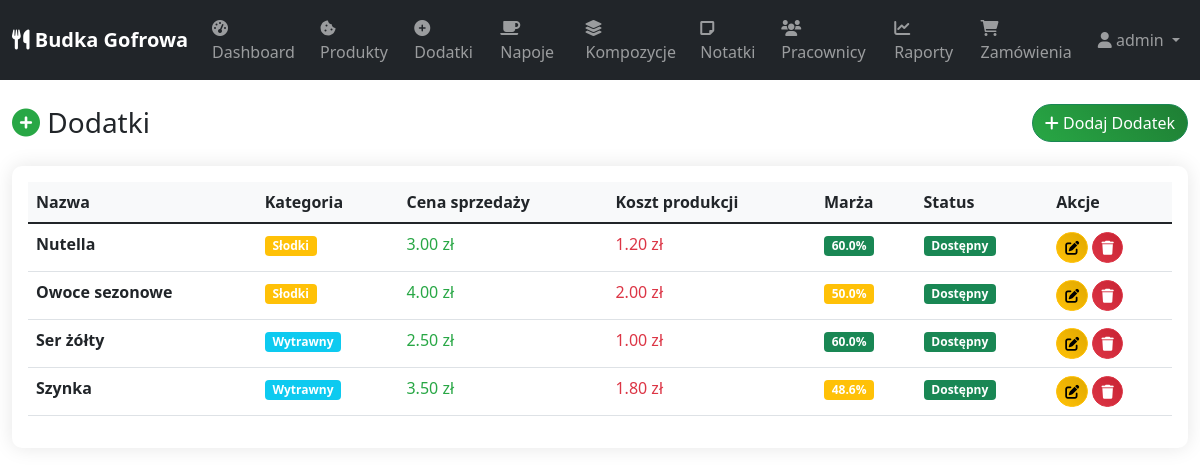
Screenshot of /dodatki (signed in) with the database file from the repository.
### app.py (models this page shows)
class User(UserMixin, db.Model):
    id = db.Column(db.Integer, primary_key=True)
    username = db.Column(db.String(100), unique=True, nullable=False)
    password_hash = db.Column(db.String(200), nullable=False)
    created_at = db.Column(db.DateTime, default=datetime.utcnow)

class Dodatek(db.Model):
    id = db.Column(db.Integer, primary_key=True)
    nazwa = db.Column(db.String(100), nullable=False)
    cena_sprzedazy = db.Column(db.Float, nullable=False)
    koszt_produkcji = db.Column(db.Float, nullable=False, default=0.0)  # Nowe pole
    kategoria = db.Column(db.String(50), default="standard")
    dostepny = db.Column(db.Boolean, default=True)
    created_at = db.Column(db.DateTime, default=datetime.utcnow)
    @property
    def marza(self):
        if self.cena_sprzedazy == 0:
            return 0
        return ((self.cena_sprzedazy - self.koszt_produkcji) / self.cena_sprzedazy) * 100

### app.py (the view)
@app.route('/dodatki')
@login_required
def lista_dodatkow():
    dodatki = Dodatek.query.all()
    return render_template('dodatki/lista.html', dodatki=dodatki)

### app.py (called while the page is built)
@login_manager.user_loader
def load_user(user_id):
    return User.query.get(int(user_id))

### templates/dodatki/lista.html (shortened to what this page needs)
{% extends "base.html" %}
{% block content %}
<div class="row">
    <div class="col-12">
        <div class="d-flex justify-content-between align-items-center mb-4">
            <h1 class="h3 mb-0">
                <i class="fas fa-plus-circle text-success"></i> Dodatki
            </h1>
            <button type="button" class="btn btn-success" data-bs-toggle="modal" data-bs-target="#dodatekModal">
                <i class="fas fa-plus"></i> Dodaj Dodatek
            </button>
        </div>
    </div>
</div>
<div class="row">
    <div class="col-12">
        <div class="card">
            <div class="card-body">
                {% if dodatki %}
                    <div class="table-responsive">
                        <table class="table table-hover">
                            <thead>
                                <tr>
                                    <th>Nazwa</th>
                                    <th>Kategoria</th>
                                    <th>Cena sprzedaży</th>
                                    <th>Koszt produkcji</th>
                                    <th>Marża</th>
                                    <th>Status</th>
                                    <th>Akcje</th>
                                </tr>
                            </thead>
                            <tbody>
                                {% for dodatek in dodatki %}
                                <tr>
                                    <td><strong>{{ dodatek.nazwa }}</strong></td>
                                    <td>
                                        <span class="badge {% if dodatek.kategoria == 'słodki' %}bg-warning{% elif dodatek.kategoria == 'wytrawny' %}bg-info{% else %}bg-secondary{% endif %}">
                                            {{ dodatek.kategoria|title }}
                                        </span>
                                    </td>
                                    <td class="text-success">{{ "%.2f"|format(dodatek.cena_sprzedazy) }} zł</td>
                                    <td class="text-danger">{{ "%.2f"|format(dodatek.koszt_produkcji) }} zł</td>
                                    <td>
                                        <span class="badge {% if dodatek.marza > 50 %}bg-success{% elif dodatek.marza > 30 %}bg-warning{% else %}bg-danger{% endif %}">
                                            {{ "%.1f"|format(dodatek.marza) }}%
                                        </span>
                                    </td>
                                    <td>
                                        {% if dodatek.dostepny %}
                                            <span class="badge bg-success">Dostępny</span>
                                        {% else %}
                                            <span class="badge bg-secondary">Niedostępny</span>
                                        {% endif %}
                                    </td>
                                    <td>
                                        <button type="button" class="btn btn-sm btn-warning"
                                                onclick="edytujDodatek({{ dodatek.id }}, '{{ dodatek.nazwa }}', {{ dodatek.cena_sprzedazy }}, {{ dodatek.koszt_produkcji }}, '{{ dodatek.kategoria }}')">
                                            <i class="fas fa-edit"></i>
                                        </button>
                                        <button type="button" class="btn btn-sm btn-danger"
                                                onclick="usunDodatek({{ dodatek.id }})">
                                            <i class="fas fa-trash"></i>
                                        </button>
                                    </td>
                                </tr>
                                {% endfor %}
                            </tbody>
                        </table>
                    </div>
                {% else %}
                    <div class="text-center text-muted py-5">
                        <i class="fas fa-plus-circle fa-3x mb-3"></i>
                        <h5>Brak dodatków</h5>
                        <p>Dodaj pierwszy dodatek, aby poszerzyć ofertę.</p>
                    </div>
                {% endif %}
            </div>
        </div>
    </div>
</div>
{% endblock %}

### templates/base.html (shortened to what this page needs)
<!DOCTYPE html>
<html lang="pl">
<head>
    <link href="https://cdn.jsdelivr.net/npm/bootstrap@5.1.3/dist/css/bootstrap.min.css" rel="stylesheet">
    <link href="https://cdnjs.cloudflare.com/ajax/libs/font-awesome/6.0.0/css/all.min.css" rel="stylesheet">
    <link href="{{ url_for('static', filename='css/custom.css') }}" rel="stylesheet">
</head>
<body>
    {% if current_user.is_authenticated %}
    <nav class="navbar navbar-expand-lg navbar-dark bg-dark">
        <div class="container-fluid">
            <a class="navbar-brand" href="{{ url_for('dashboard') }}">
                <i class="fas fa-utensils"></i> Budka Gofrowa
            </a>
            <div class="collapse navbar-collapse" id="navbarNav">
                <ul class="navbar-nav me-auto">
                    <li class="nav-item">
                        <a class="nav-link" href="{{ url_for('dashboard') }}">
                            <i class="fas fa-tachometer-alt"></i> Dashboard
                        </a>
                    </li>
                    <li class="nav-item">
                        <a class="nav-link" href="{{ url_for('lista_produktow') }}">
                            <i class="fas fa-cookie-bite"></i> Produkty
                        </a>
                    </li>
                    <li class="nav-item">
                        <a class="nav-link" href="{{ url_for('lista_dodatkow') }}">
                            <i class="fas fa-plus-circle"></i> Dodatki
                        </a>
                    </li>
                    <li class="nav-item">
                        <a class="nav-link" href="{{ url_for('lista_napojow') }}">
                            <i class="fas fa-coffee"></i> Napoje
                        </a>
                    </li>
                    <li class="nav-item">
                        <a class="nav-link" href="{{ url_for('lista_kompozycji') }}">
                            <i class="fas fa-layer-group"></i> Kompozycje
                        </a>
                    </li>
                    <li class="nav-item">
                        <a class="nav-link" href="{{ url_for('lista_notatek') }}">
                            <i class="fas fa-sticky-note"></i> Notatki
                        </a>
                    </li>
                    <li class="nav-item">
                        <a class="nav-link" href="{{ url_for('lista_pracownikow') }}">
                            <i class="fas fa-users"></i> Pracownicy
                        </a>
                    </li>
                    <li class="nav-item">
                        <a class="nav-link" href="{{ url_for('lista_raportow') }}">
                            <i class="fas fa-chart-line"></i> Raporty
                        </a>
                    </li>
                    <li class="nav-item">
                        <a class="nav-link" href="{{ url_for('lista_zamowien') }}">
                            <i class="fas fa-shopping-cart"></i> Zamówienia
                        </a>
                    </li>
                </ul>
                <ul class="navbar-nav">
                    <li class="nav-item dropdown">
                        <a class="nav-link dropdown-toggle" href="#" id="navbarDropdown" role="button" data-bs-toggle="dropdown">
                            <i class="fas fa-user"></i> {{ current_user.username }}
                        </a>
                    </li>
                </ul>
            </div>
        </div>
    </nav>
    {% endif %}
    <main class="container-fluid mt-4">
        {% block content %}{% endblock %}
    </main>
</body>
</html>

### static/css/custom.css (style rules this page uses)
.navbar-brand { font-weight: bold; }
.card { box-shadow: 0 0 20px rgba(0,0,0,0.1); border: none; border-radius: 10px; }
.btn { border-radius: 25px; }
.table th { background-color: #f8f9fa; border-top: none; }
.badge { font-size: 0.75em; }
.text-success { color: #28a745 !important; }
.text-danger { color: #dc3545 !important; }
.btn-success { background: linear-gradient(45deg, #28a745, #1e7e34); }
.btn-warning { background: linear-gradient(45deg, #ffc107, #e0a800); }
.btn-danger { background: linear-gradient(45deg, #dc3545, #c82333); }

### rows the page displays
User: username "admin"
Dodatek: nazwa "Nutella", kategoria "Słodki", cena_sprzedazy "3.00", koszt_produkcji "1.20", marza "60.0", dostepny "Dostępny"
Dodatek: nazwa "Owoce sezonowe", kategoria "Słodki", cena_sprzedazy "4.00", koszt_produkcji "2.00", marza "50.0", dostepny "Dostępny"
Dodatek: nazwa "Ser żółty", kategoria "Wytrawny", cena_sprzedazy "2.50", koszt_produkcji "1.00", marza "60.0", dostepny "Dostępny"
Dodatek: nazwa "Szynka", kategoria "Wytrawny", cena_sprzedazy "3.50", koszt_produkcji "1.80", marza "48.6", dostepny "Dostępny"
